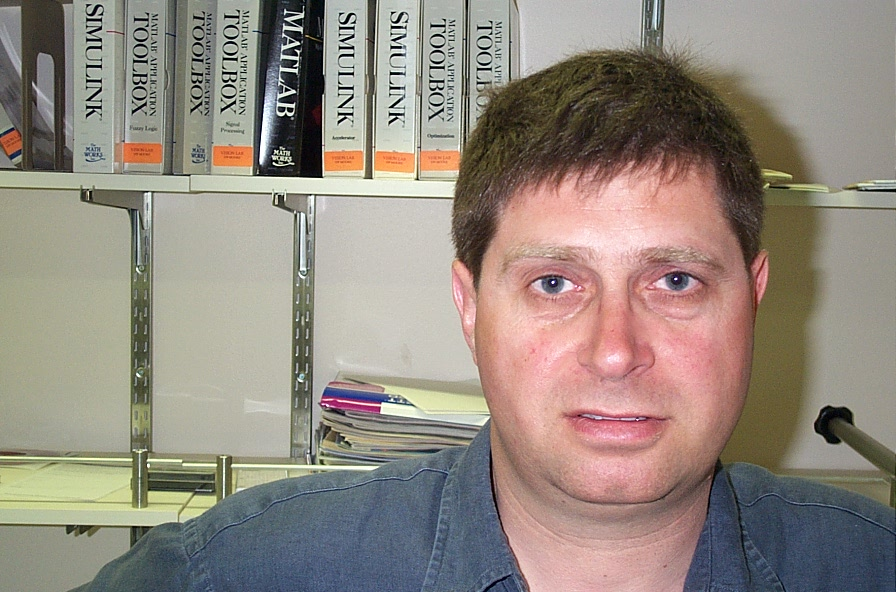
#> input picture python/data/faces/image_0001.png, 896 x 592 px
$ python -i realtime_server.py   (imports and definitions only)
#> lines starting #> are read from the running program, lines starting #| are printed output that depends on the picture
#> further down, picture is the input picture: shape (592, 896, 3); mean B, G, R 127.6, 137.2, 147.2
import cv2
import socket
import struct
import time
import numpy as np
from collections import deque

# Load Haar Cascades
face_cascade = cv2.CascadeClassifier(cv2.data.haarcascades + 'haarcascade_frontalface_default.xml')
eye_cascade = cv2.CascadeClassifier(cv2.data.haarcascades + 'haarcascade_eye.xml')

# UDP Configuration
MAX_PACKET_SIZE = 65000
CHUNK_SIZE = 60000

# Performance tracking
class PerformanceTracker:
    # [4 lines left out: function __init__, not called in this run]

    def add_frame_time(self, t):
        self.frame_times.append(t)

    def add_send_time(self, t):
        self.send_times.append(t)

    def add_detection_time(self, t):
        self.detection_times.append(t)

    # [24 lines left out: functions get_avg_fps, get_stats, detect_face_angle, not called in this run]

def enhance_frame(frame):
    """Apply image enhancements for better detection"""
    # Histogram equalization for better lighting
    lab = cv2.cvtColor(frame, cv2.COLOR_BGR2LAB)
#> lab: shape (592, 896, 3); mean of channels 0, 1, 2 146.1, 130.5, 134.6
    l, a, b = cv2.split(lab)
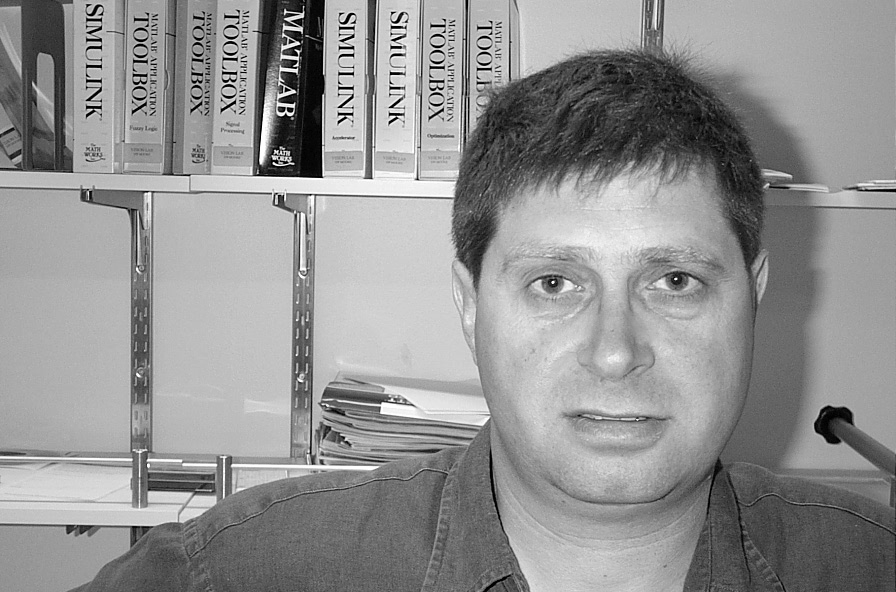
#> l: shape (592, 896); min 0, max 255, mean 146.1
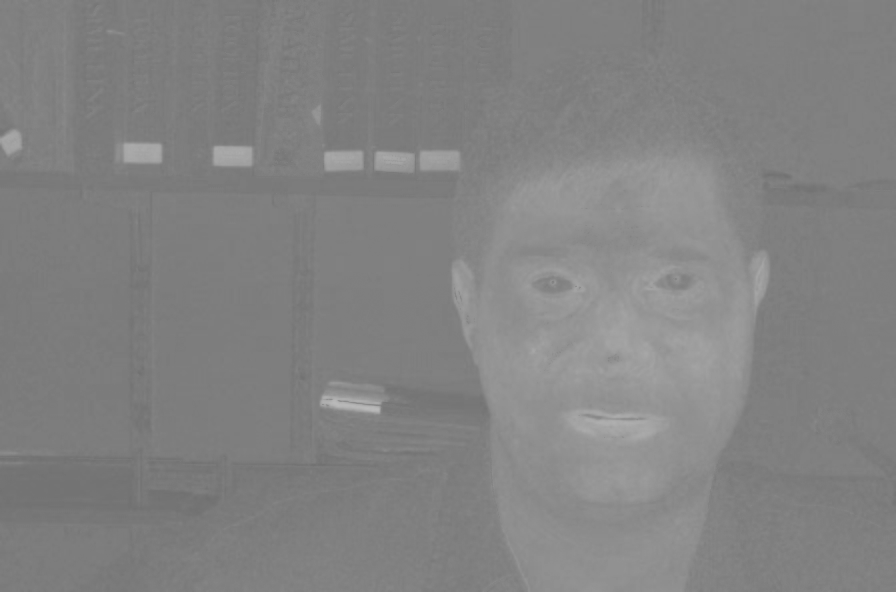
#> a: shape (592, 896); min 111, max 187, mean 130.5
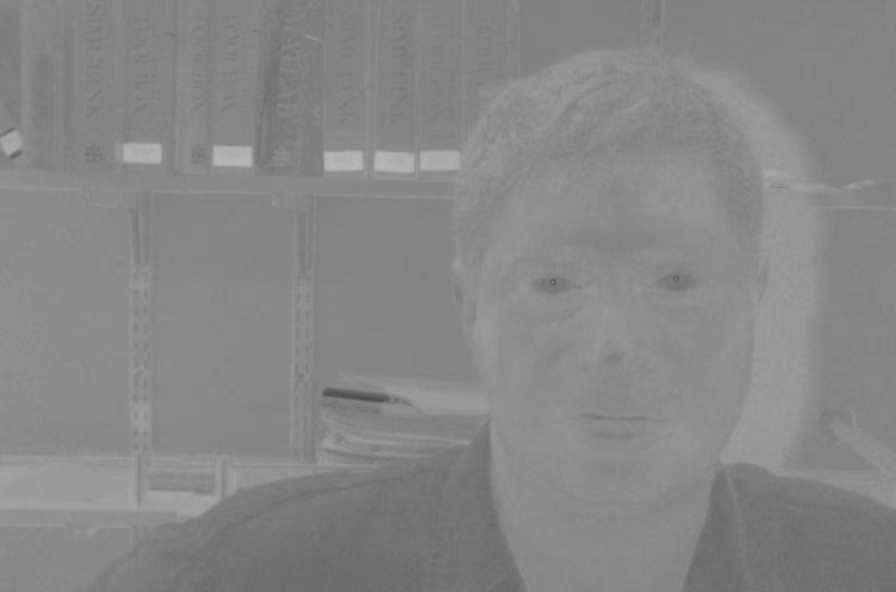
#> b: shape (592, 896); min 77, max 185, mean 134.6
    clahe = cv2.createCLAHE(clipLimit=2.0, tileGridSize=(8,8))
    l = clahe.apply(l)
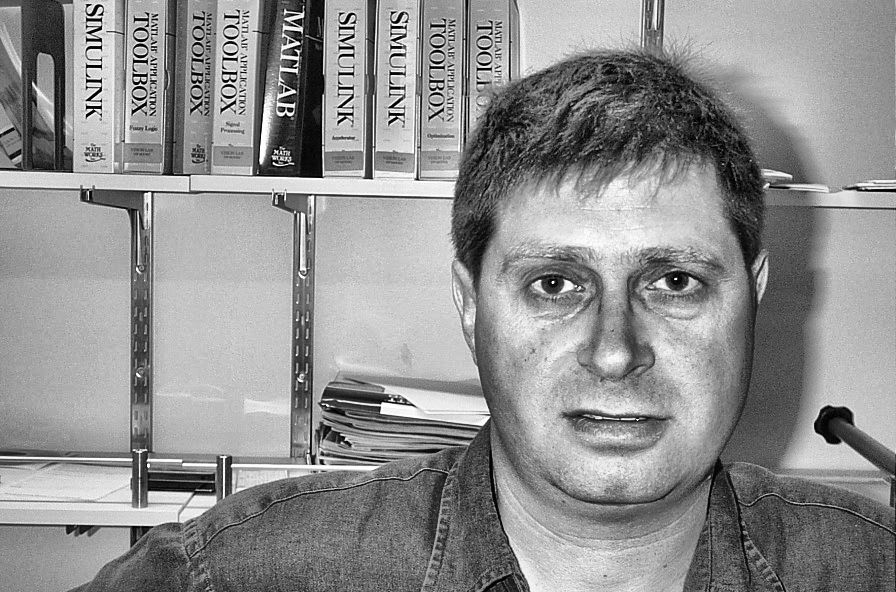
#> l: shape (592, 896); min 0, max 255, mean 143.6
    enhanced = cv2.merge([l, a, b])
#> enhanced: shape (592, 896, 3); mean of channels 0, 1, 2 143.6, 130.5, 134.6
    enhanced = cv2.cvtColor(enhanced, cv2.COLOR_LAB2BGR)
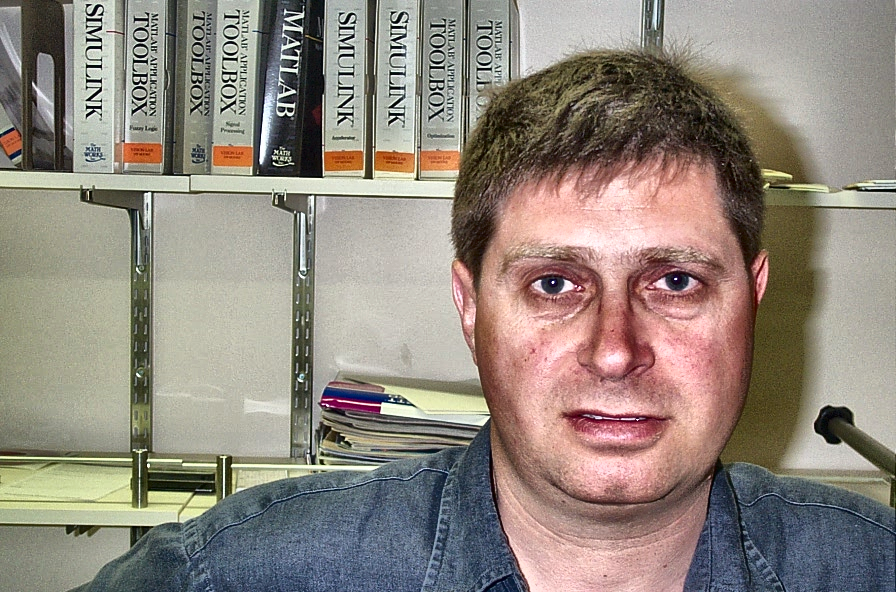
#> enhanced: shape (592, 896, 3); mean B, G, R 125.7, 135.3, 144.8
    return enhanced

# [223 lines left out: functions send_frame_udp, main, not called in this run]

# [2 lines not run here, left out]

>>> import cv2
>>> picture = cv2.imread('data/faces/image_0001.png')
>>> result = enhance_frame(picture)

$ run again, on python/data/faces/image_0002.png
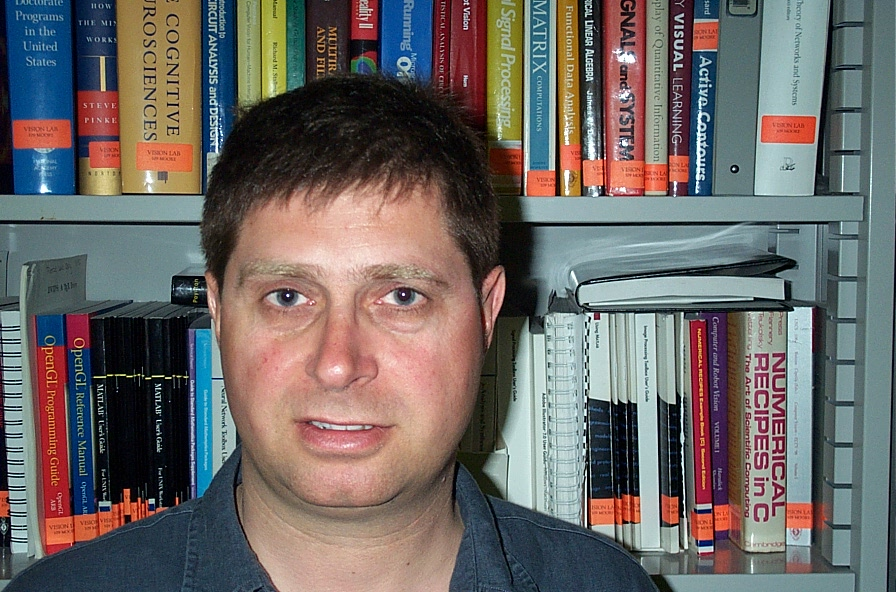
#> input picture python/data/faces/image_0002.png, 896 x 592 px
#> picture is the input picture: shape (592, 896, 3); mean B, G, R 100.9, 103.4, 108.7
#> lab: shape (592, 896, 3); mean of channels 0, 1, 2 111.9, 131.4, 131
#> in enhance_frame, `l = clahe.apply(l)`:
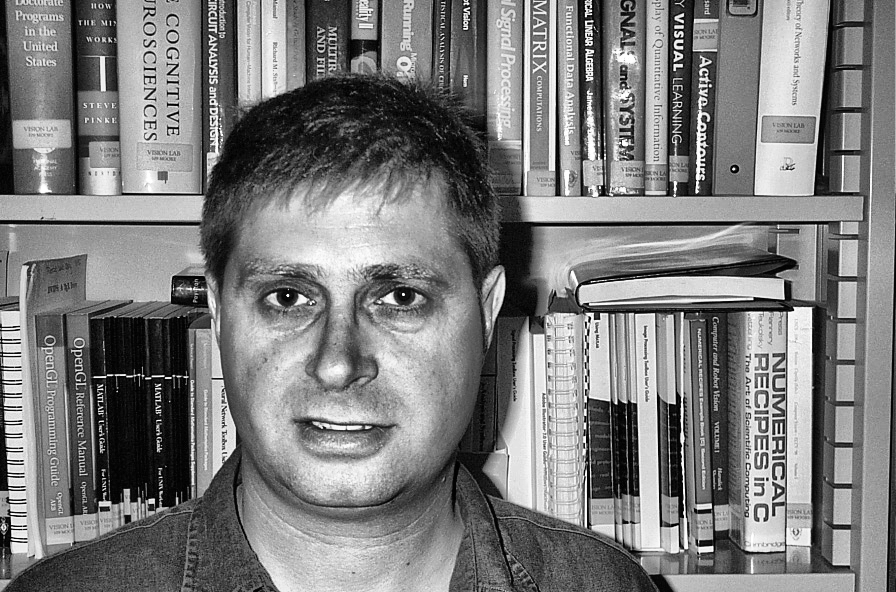
#> l: shape (592, 896); min 0, max 255, mean 123.9
#> in enhance_frame, `enhanced = cv2.cvtColor(enhanced, cv2.COLOR_LAB2BGR)`:
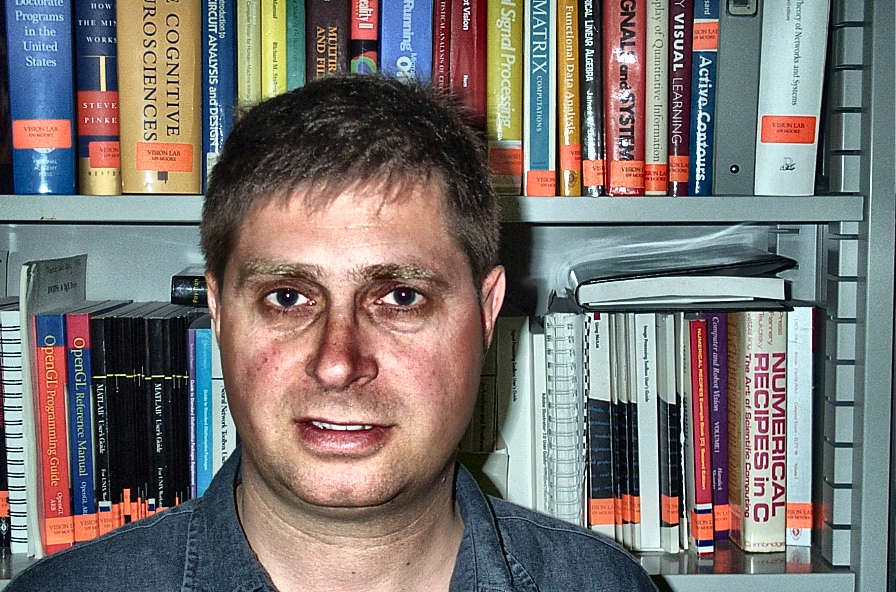
#> enhanced: shape (592, 896, 3); mean B, G, R 113.1, 115.8, 121.6

$ run again, on python/data/faces/image_0011.png
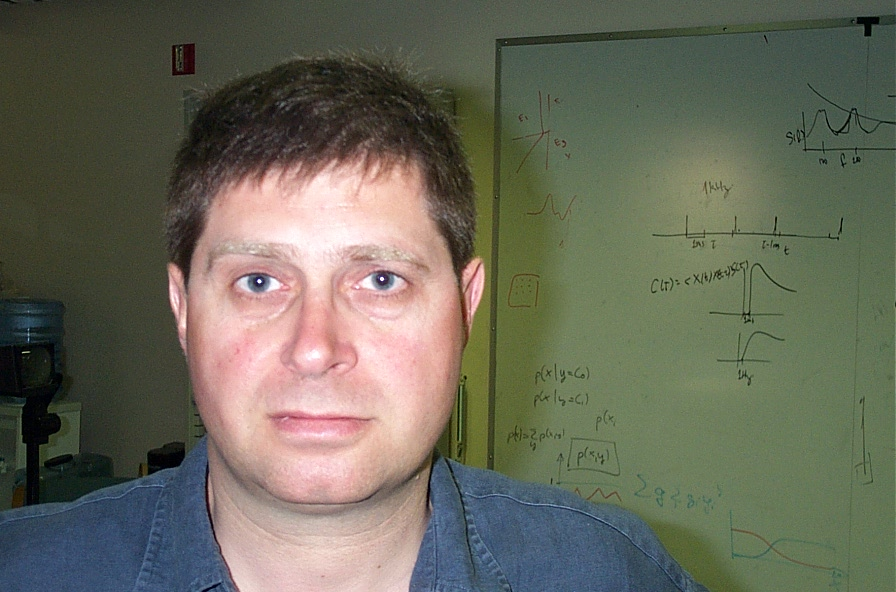
#> input picture python/data/faces/image_0011.png, 896 x 592 px
#> picture is the input picture: shape (592, 896, 3); mean B, G, R 90, 105.1, 105
#> lab: shape (592, 896, 3); mean of channels 0, 1, 2 111.1, 125.2, 136.7
#> in enhance_frame, `l = clahe.apply(l)`:
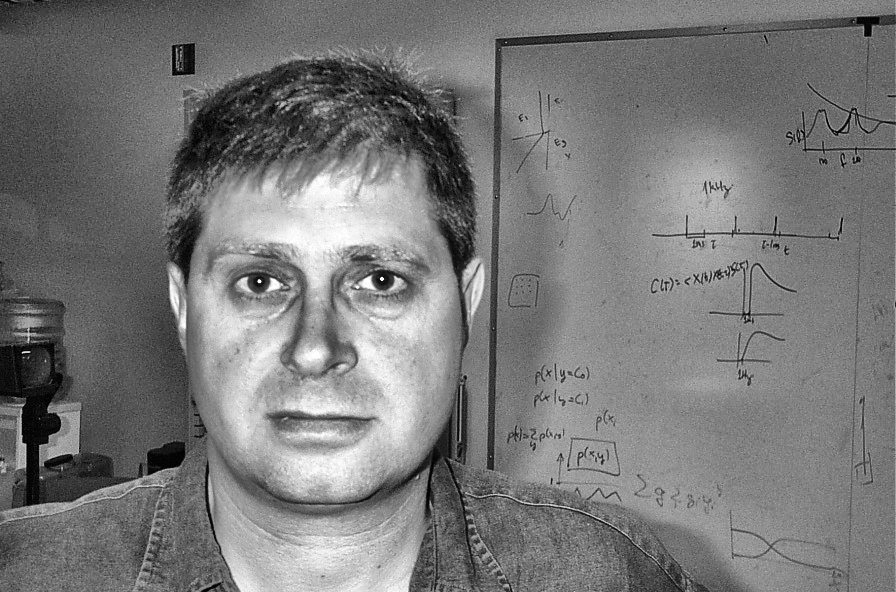
#> l: shape (592, 896); min 0, max 255, mean 120
#> in enhance_frame, `enhanced = cv2.cvtColor(enhanced, cv2.COLOR_LAB2BGR)`:
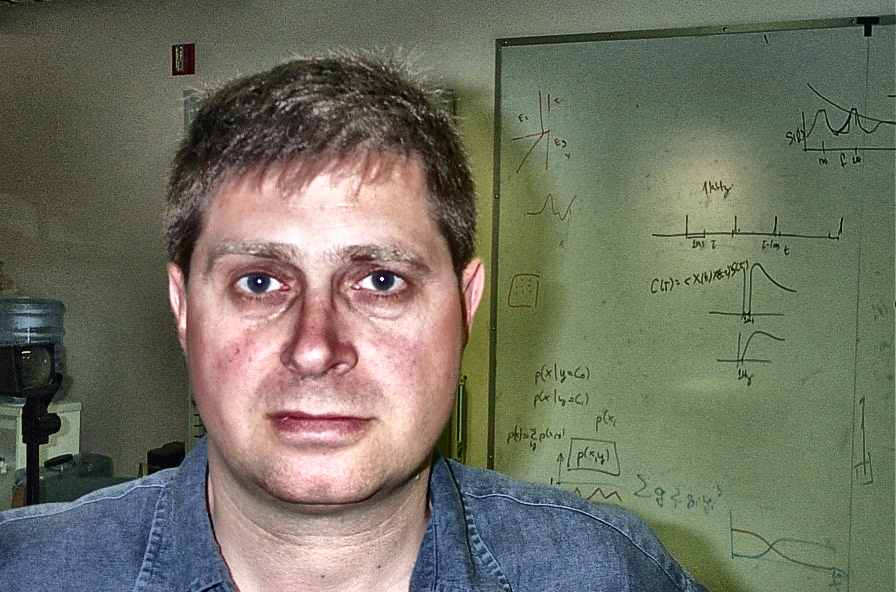
#> enhanced: shape (592, 896, 3); mean B, G, R 98.2, 113.6, 113

$ run again, on python/data/faces/image_0012.png
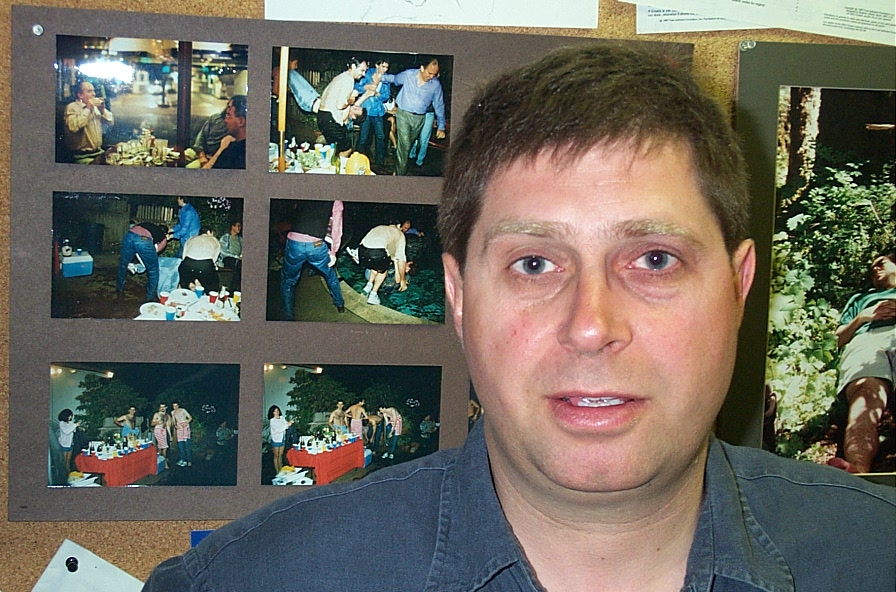
#> input picture python/data/faces/image_0012.png, 896 x 592 px
#> picture is the input picture: shape (592, 896, 3); mean B, G, R 94.4, 105, 108.6
#> lab: shape (592, 896, 3); mean of channels 0, 1, 2 111.5, 128.3, 134.6
#> in enhance_frame, `l = clahe.apply(l)`:
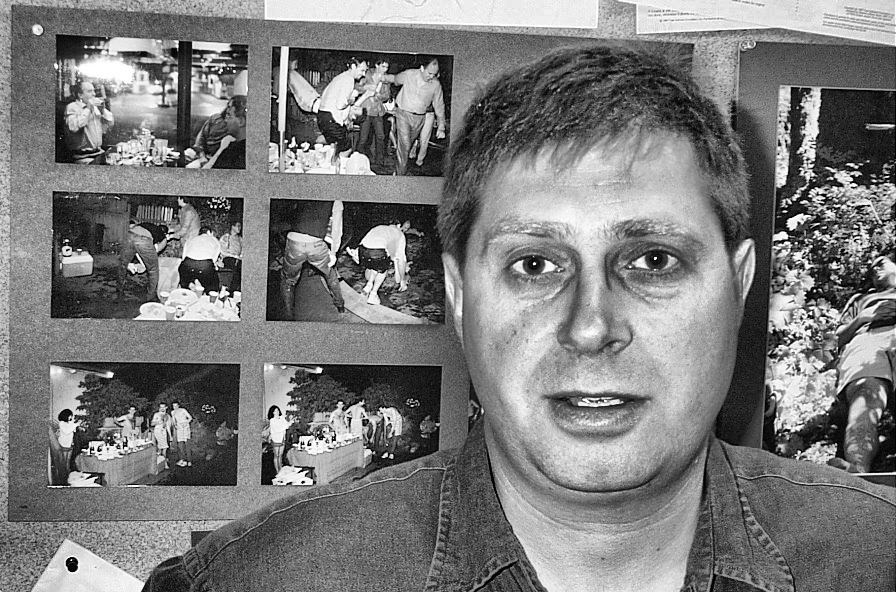
#> l: shape (592, 896); min 0, max 255, mean 122.9
#> in enhance_frame, `enhanced = cv2.cvtColor(enhanced, cv2.COLOR_LAB2BGR)`:
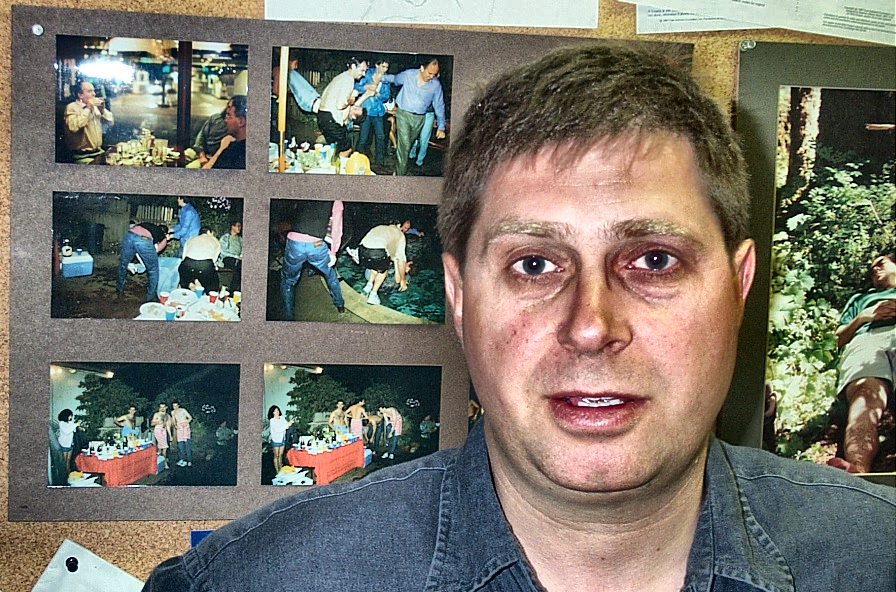
#> enhanced: shape (592, 896, 3); mean B, G, R 105.8, 116.5, 120.2
